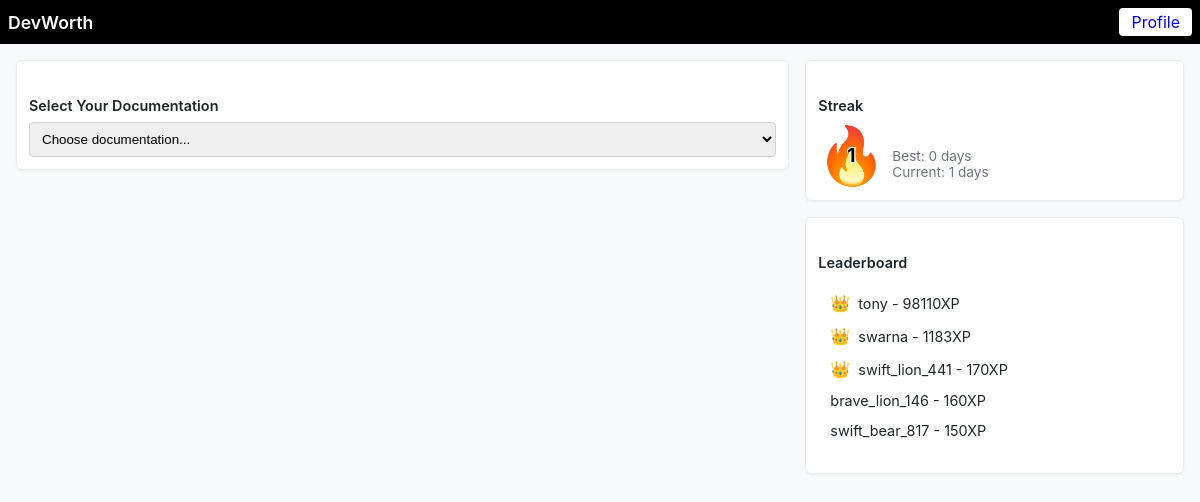
Before: /home (signed in) with the older database file.
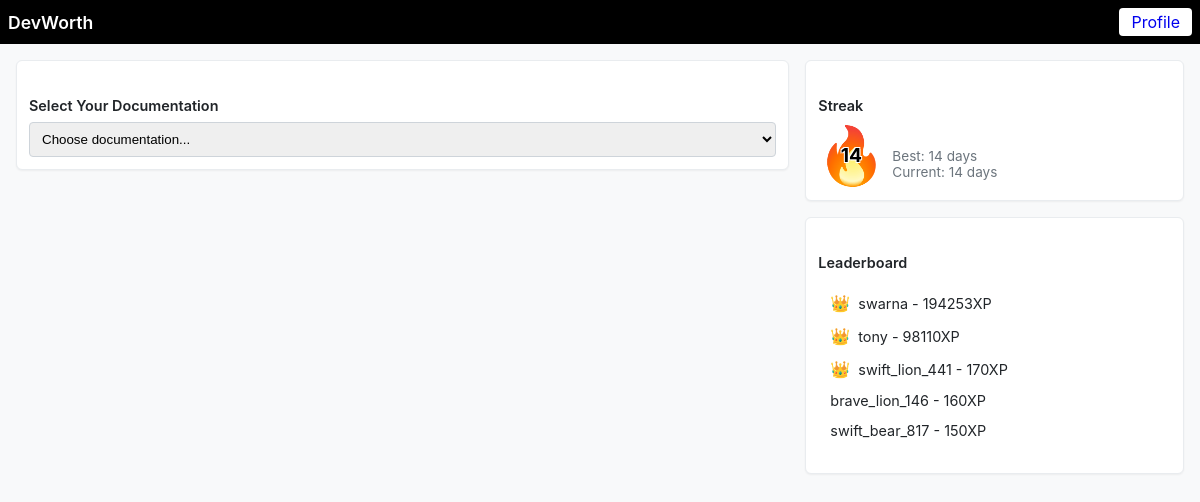
After: the same page with the newer database file.
### tables this page shows
CREATE TABLE users (id INTEGER PRIMARY KEY AUTOINCREMENT, username TEXT NOT NULL UNIQUE, password TEXT NOT NULL, streak INTEGER DEFAULT 0, current_streak INTEGER DEFAULT 0, best_streak INTEGER DEFAULT 0);

CREATE TABLE leaderboard (
    user_id INTEGER NOT NULL,
    total_experience INTEGER NOT NULL,
    FOREIGN KEY (user_id) REFERENCES users(id),
    PRIMARY KEY (user_id)
);

### app.py (the view)
@app.route('/home')
@login_required
def index():
    user_id = session['user_id']
    user = db.execute("SELECT * FROM users WHERE id = ?", user_id)[0]
    leaderboard = db.execute("""
        SELECT u.username, l.total_experience
        FROM leaderboard l
        JOIN users u ON l.user_id = u.id
        ORDER BY l.total_experience DESC
        LIMIT 5
    """)
    current_date = time.strftime('%Y-%m-%d')
    yesterday = (datetime.now() - timedelta(days=1)).strftime('%Y-%m-%d')
    today_activity = db.execute("""
        SELECT * FROM user_activity
        WHERE user_id = ? AND date = ?
    """, user_id, current_date)
    yesterday_activity = db.execute("""
        SELECT * FROM user_activity
        WHERE user_id = ? AND date = ?
    """, user_id, yesterday)
    if today_activity:
        if yesterday_activity:
            db.execute("""
                UPDATE users
                SET current_streak = current_streak + 1,
                    best_streak = CASE
                        WHEN current_streak + 1 > best_streak
                        THEN current_streak + 1
                        ELSE best_streak
                    END
                WHERE id = ?
            """, user_id)
        else:
            db.execute("UPDATE users SET current_streak = 1 WHERE id = ?", user_id)
    user = db.execute("SELECT * FROM users WHERE id = ?", user_id)[0]
    return render_template('home.html', user=user, leaderboard=leaderboard)

### helpers.py (called while the page is built)
def login_required(f):
    @wraps(f)
    def decorated_function(*args, **kwargs):
        if session.get("user_id") is None:
            print(session.get("user_id"))
            return redirect("/login")
        return f(*args, **kwargs)
    return decorated_function

### templates/home.html (shortened to what this page needs)
<!DOCTYPE html>
<html lang="en">
  <head>
    <link rel="stylesheet" href="/static/home.css" />
  </head>
  <body>
    <nav class="navbar">
      <div class="navbar-content">
        <a href="#" class="navbar-brand">DevWorth</a>
        <a href="/profile" class="nav-link">Profile</a>
      </div>
    </nav>
    <div class="container">
      <div class="row">
        <div class="col-md-8">
          <div class="card">
            <div class="card-body">
              <h5 class="card-title">Select Your Documentation</h5>
              <select id="documentation-select">
                <option value="">Choose documentation...</option>
              </select>
            </div>
          </div>
        </div>
        <div class="col-md-4">
          <div class="card">
            <div class="card-body">
              <h5 class="card-title">Streak</h5>
              <div class="streak-container">
                <div class="streak-fire-container">
                  <div class="streak-number-overlay">
                    {{ user.current_streak }}
                  </div>
                  <div class="streak-fire">🔥</div>
                </div>
                <div class="streak-stats">
                  <p>Best: {{ user.best_streak }} days</p>
                  <p>Current: {{ user.current_streak }} days</p>
                </div>
              </div>
            </div>
          </div>
          <div class="card">
            <div class="card-body">
              <h5 class="card-title">Leaderboard</h5>
              <ol class="list-group">
                {% for leader in leaderboard %}
                <li class="list-group-item">
                  {% if loop.index == 1 %}
                  <span class="crown gold">👑</span>
                  {% elif loop.index == 2 %}
                  <span class="crown silver">👑</span>
                  {% elif loop.index == 3 %}
                  <span class="crown bronze">👑</span>
                  {% endif %} {{ leader.username }} - {{ leader.total_experience
                  }}XP
                </li>
                {% endfor %}
              </ol>
            </div>
          </div>
        </div>
      </div>
    </div>
  </body>
</html>

### static/home.css (style rules this page uses)
body, html { margin: 0; padding: 0; font-family: -apple-system, BlinkMacSystemFont, "Segoe UI", Roboto, Oxygen, Ubuntu, Cantarell, sans-serif; background-color: #f8f9fa; color: #212529; }
.navbar { background-color: #000; padding: 0.5rem; width: 100%; box-sizing: border-box; }
.navbar-content { display: flex; justify-content: space-between; align-items: center; max-width: 1400px; margin: 0 auto; }
.navbar-brand { color: white; font-weight: 600; font-size: 1.1rem; text-decoration: none; }
.nav-link { background-color: rgb(255, 255, 255); text-decoration: none; padding: 0.25rem 0.75rem; border-radius: 4px; transition: opacity 0.3s ease; }
.container { max-width: 1400px; margin: 0 auto; padding: 1rem; }
.row { display: flex; flex-wrap: wrap; margin: -0.5rem; }
.col-md-8 { flex: 0 0 66.666667%; max-width: 66.666667%; padding: 0.5rem; box-sizing: border-box; }
.col-md-4 { flex: 0 0 33.333333%; max-width: 33.333333%; padding: 0.5rem; box-sizing: border-box; }
.card { background-color: white; border: 1px solid #e9ecef; border-radius: 6px; box-shadow: 0 1px 2px rgba(0, 0, 0, 0.05); margin-bottom: 1rem; }
.card-body { padding: 0.75rem; }
.card-title { font-size: 0.9rem; font-weight: 600; margin-bottom: 0.5rem; color: #212529; }
select { width: 100%; padding: 0.5rem; border: 1px solid #ced4da; border-radius: 0.25rem; }
.streak-container { display: flex; align-items: flex-end; padding: 0.5rem; gap: 1rem; }
.streak-fire-container { position: relative; width: 50px; height: 50px; display: flex; align-items: center; justify-content: center; }
.streak-fire { font-size: 3.5rem; position: absolute; z-index: 1; }
.streak-number-overlay { position: absolute; z-index: 2; font-size: 1.2rem; font-weight: bold; color: #000; text-shadow: -1px -1px 0 #fff, 1px -1px 0 #fff, -1px 1px 0 #fff, 1px 1px 0 #fff; }
.streak-stats { flex: 1; margin: 0; }
.streak-stats p { margin: 0; color: #6c757d; font-size: 0.85rem; }
.list-group { list-style-type: none; padding: 0; }
.list-group-item { padding: 0.4rem 0.75rem; display: flex; align-items: center; gap: 0.5rem; font-size: 0.9rem; }
.crown { font-size: 1rem; }
.crown.gold { color: #ffd700; }
.crown.silver { color: #c0c0c0; }
.crown.bronze { color: #cd7f32; }

Changed rows visible on the page:
changed users: current_streak "1" → "14"; best_streak "0" → "14"
changed leaderboard "swarna": total_experience "1183" → "194253"; moves up the list
